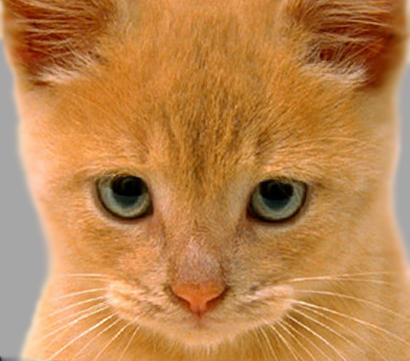
#> input picture Mini-project_1_ Hybrid images/Mini-project_1: Hybrid images/data/cat.bmp, 410 x 361 px
$ jupyter execute Untitled.ipynb
#> lines starting #> are read from the running program, lines starting #| are printed output that depends on the picture
[cell 1]
# Project Image Filtering and Hybrid Images Stencil Code
# Based on previous and current work
# by James Hays for CSCI 1430 @ Brown and
# CS 4495/6476 @ Georgia Tech
import numpy as np
from numpy import pi, exp, sqrt
from skimage import io, img_as_ubyte, img_as_float32
from skimage.transform import rescale

def my_imfilter(img: np.ndarray, kernal: np.ndarray):

    assert kernal.size//2 !=0
#     print(np.floor(kernal.shape[0]/2),np.floor(kernal.shape[1]/2))
    if np.size(img.shape) != 2 :
#     filtered = np.zeros((img.shape[0]+int(np.floor(kernal.shape[0]/2)) ,img.shape[1]+int(np.floor(kernal.shape[1]/2)), img.shape[2]))
        filtered = np.zeros((img.shape[0] ,img.shape[1], img.shape[2]))
        print(img.shape[2])
        for r in range( img.shape[2]):
            z = np.lib.pad(img[:,:,r] , (int(np.floor(kernal.shape[0]/2)),int(np.floor(kernal.shape[1]/2))), 'constant', constant_values=(0 ,0))
            print(z.shape)
            for i in range(int(np.floor(kernal.shape[0]/2)),img.shape[0]):
                for j in range(int(np.floor(kernal.shape[1]/2)),img.shape[1]):
                    filtered[i,j,r] = np.sum(np.multiply(kernal , z[i-int(np.floor(kernal.shape[0]/2)):i+int(np.floor(kernal.shape[0]/2))+1 , j-int(np.floor(kernal.shape[1]/2)):j+int(np.floor(kernal.shape[1]/2))+1]))


    else:

        filtered = np.zeros((img.shape[0]+int(np.floor(kernal.shape[0]/2)) ,img.shape[1]+int(np.floor(kernal.shape[1]/2))))
        z = np.lib.pad(img , (int(np.floor(kernal.shape[0]/2)),int(np.floor(kernal.shape[1]/2))), 'constant', constant_values=(0 ,0))
        for i in range(int(np.floor(kernal.shape[0]/2)),img.shape[0]):
            for j in range(int(np.floor(kernal.shape[1]/2)),img.shape[1]):
                filtered[i,j] =np.sum(np.multiply(kernal , z[i-int(np.floor(kernal.shape[0]/2)):i+int(np.floor(kernal.shape[0]/2))+1 , j-int(np.floor(kernal.shape[0]/2)):j+int(np.floor(kernal.shape[0]/2))+1]))
        #             [np.nonzero(filtered)]
    return  filtered

[cell 2]
def vis_hybrid_image(hybrid_image: np.ndarray):

    scales = 5
    scale_factor = 0.5
    padding = 5
    original_height = hybrid_image.shape[0]
    num_colors = 1 if hybrid_image.ndim == 2 else 3

    output = np.copy(hybrid_image)
    cur_image = np.copy(hybrid_image)
    for scale in range(2, scales+1):
        output = np.hstack((output, np.ones((original_height, padding, num_colors),
                                        dtype=np.float32)))
        # downsample image
        cur_image = rescale(cur_image, scale_factor, mode='reflect')
        # pad the top to append to the output
        pad = np.ones((original_height-cur_image.shape[0], cur_image.shape[1],num_colors), dtype=np.float32)
        tmp = np.vstack((pad, cur_image))
        output = np.hstack((output, tmp))
        return output

def load_image(path):
#> called with path = '../data/cat.bmp'
    return img_as_float32(io.imread(path))

def save_image(path, im):
    return io.imsave(path, img_as_ubyte(im.copy()))

[cell 3]
# Project Image Filtering and Hybrid Images - Tests on my_imfilter function
# Based on previous and current work
# by James Hays for CSCI 1430 @ Brown and
# CS 4495/6476 @ Georgia Tech
import os
from skimage.transform import rescale
import numpy as np
from numpy import pi, exp, sqrt
import matplotlib.pyplot as plt
# from helper import load_image, save_image, my_imfilter

resultsDir = '..' + os.sep + 'results'
if not os.path.exists( resultsDir ):
    os.mkdir( resultsDir )

test_image = load_image('../data/cat.bmp')
test_image = rescale(test_image, 0.7, mode='reflect' , multichannel = True)
#print(test_image.shape)

'''
Identity filter
This filter should do nothing regardless of the padding method you use.
'''
identity_filter = np.asarray([[0, 0, 0], [0, 1, 0], [0, 0, 0]], dtype=np.float32)
identity_image = my_imfilter(test_image, identity_filter)
#| 3
#> the loop in my_imfilter, `for r in range( img.shape[2]):` made 3 passes
#> pass 1, in my_imfilter, `z = np.lib.pad(img[:,:,r] , (int(np.floor(kernal.shape[0]/2)),int(np.f..`:
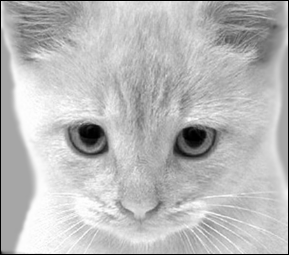
#> z: shape (255, 289) float32; min 0, max 1, mean 0.727
#> pass 3, in my_imfilter, `z = np.lib.pad(img[:,:,r] , (int(np.floor(kernal.shape[0]/2)),int(np.f..`:
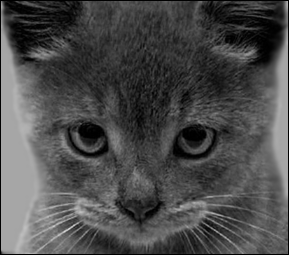
#> z: shape (255, 289) float32; min 0, max 0.845, mean 0.298
plt.imshow(identity_image)
done = save_image('../results/identity_image.jpg', identity_image)


'''
Small blur with a box filter
This filter should remove some high frequencies.
'''
blur_filter = np.ones((3, 3), dtype=np.float32)
blur_filter /= np.sum(blur_filter, dtype=np.float32)  # making the filter sum to 1
blur_image = my_imfilter(test_image, blur_filter)
#| 3
plt.imshow(blur_image)
done = save_image(resultsDir + os.sep + 'blur_image.jpg', blur_image)
#> call 2 of save_image, with path = '../results/blur_image.jpg'
#> in save_image (call 2), `return io.imsave(path, img_as_ubyte(im.copy()))`:
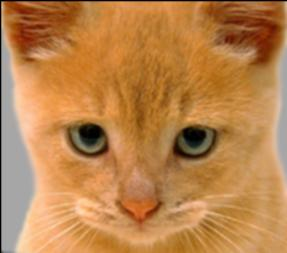
#> saved as blur_image.jpg: shape (253, 287, 3); mean R, G, B 186.3, 131, 76.1


'''
Large blur
This blur would be slow to do directly, so we instead use the fact that Gaussian blurs are separable and blur sequentially in each direction.
'''
# generate a gaussian kernel with any parameters of your choice. you may only in this case use a function
# from any library to generate the kernel such as: cv2.getGaussianKernel() then use the kernel to check your
# my_imfilter() implementation
# https://docs.opencv.org/2.4/modules/imgproc/doc/filtering.html#Mat%20getGaussianKernel(int%20ksize,%20double%20sigma,%20int%20ktype)

## Slow (naive) version of large blur
# import time
# large_blur_filter = np.dot(large_1d_blur_filter, large_1d_blur_filter.T)
# t = time.time()
# large_blur_image = my_imfilter(test_image, large_blur_filter);
# t = time.time() - t
# print('{:f} seconds'.format(t))
##

'''
Oriented filter (Sobel operator)
'''
sobel_filter = np.asarray([[-1, 0, 1], [-2, 0, 2], [-1, 0, 1]], dtype=np.float32)  # should respond to horizontal gradients
sobel_image = my_imfilter(test_image, sobel_filter)
#| 3
#> after the loop in my_imfilter (call 3), `for r in range( img.shape[2]):`:
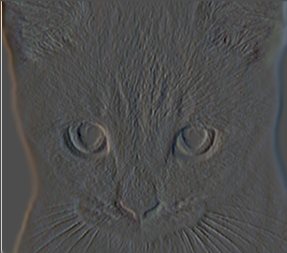
#> filtered: shape (253, 287, 3) float64; mean R, G, B 0.0112, 0.00917, 0.00724; drawn with min black and max white

# 0.5 added because the output image is centered around zero otherwise and mostly black
sobel_image = np.clip(sobel_image+0.5, 0.0, 1.0)
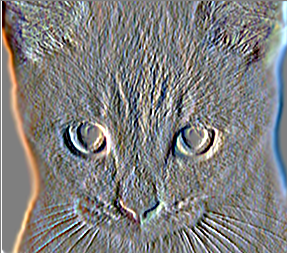
#> sobel_image: shape (253, 287, 3) float64; mean R, G, B 0.504, 0.502, 0.501
plt.imshow(sobel_image)
done = save_image(resultsDir + os.sep + 'sobel_image.jpg', sobel_image)
#> call 3 of save_image, with path = '../results/sobel_image.jpg'
#> in save_image (call 3), `return io.imsave(path, img_as_ubyte(im.copy()))`:
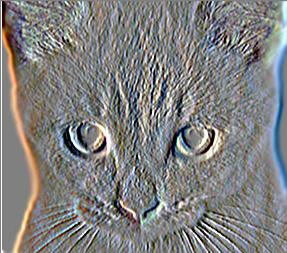
#> saved as sobel_image.jpg: shape (253, 287, 3); mean R, G, B 128.4, 128.1, 127.7


'''
High pass filter (discrete Laplacian)
'''
laplacian_filter = np.asarray([[0, 1, 0], [1, -4, 1], [0, 1, 0]], dtype=np.float32)
laplacian_image = my_imfilter(test_image, laplacian_filter)
#| 3
#> after the loop in my_imfilter (call 4), `for r in range( img.shape[2]):`:
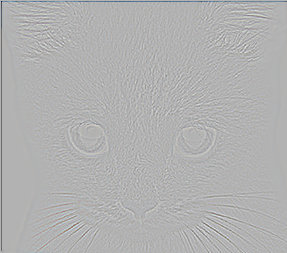
#> filtered: shape (253, 287, 3) float64; mean R, G, B -0.0052, -0.00408, -0.00307; drawn with min black and max white

# added because the output image is centered around zero otherwise and mostly black
laplacian_image = np.clip(laplacian_image+0.5, 0.0, 1.0)
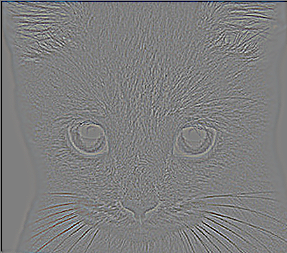
#> laplacian_image: shape (253, 287, 3) float64; mean R, G, B 0.496, 0.497, 0.498
plt.figure(); plt.imshow(laplacian_image)
done = save_image(resultsDir + os.sep + 'laplacian_image.jpg', laplacian_image)
#> call 4 of save_image, with path = '../results/laplacian_image.jpg'
#> in save_image (call 4), `return io.imsave(path, img_as_ubyte(im.copy()))`:
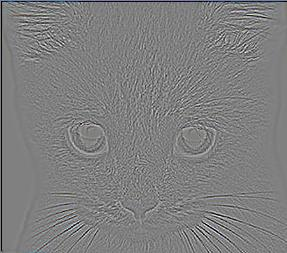
#> saved as laplacian_image.jpg: shape (253, 287, 3); mean R, G, B 126.6, 126.7, 126.9

# High pass "filter" alternative
high_pass_image = test_image - blur_image
high_pass_image = np.clip(high_pass_image+0.5, 0.0, 1.0)
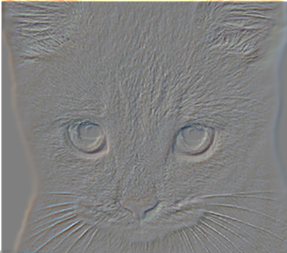
#> high_pass_image: shape (253, 287, 3) float64; mean R, G, B 0.506, 0.505, 0.504
plt.figure(); plt.imshow(high_pass_image)
done = save_image(resultsDir + os.sep + 'high_pass_image.jpg', high_pass_image)

$ run again, with Mini-project_1_ Hybrid images/Mini-project_1: Hybrid images/data/dog.bmp copied over Mini-project_1_ Hybrid images/Mini-project_1: Hybrid images/data/cat.bmp
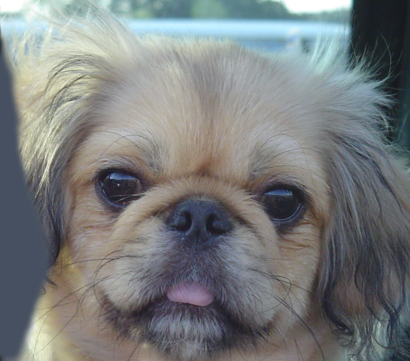
#> input picture Mini-project_1_ Hybrid images/Mini-project_1: Hybrid images/data/dog.bmp, 410 x 361 px
#| 3
#| 3
#| 3
#| 3
#> after the loop in my_imfilter (call 4), `for r in range( img.shape[2]):`:
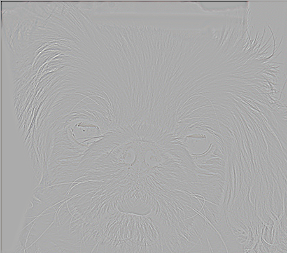
#> filtered: shape (253, 287, 3) float64; mean R, G, B -0.00349, -0.00395, -0.00412; drawn with min black and max white
#> `high_pass_image = np.clip(high_pass_image+0.5, 0.0, 1.0)`:
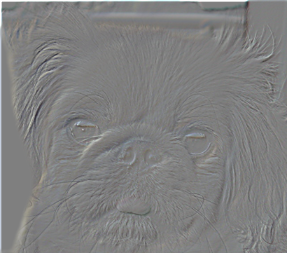
#> high_pass_image: shape (253, 287, 3) float64; mean R, G, B 0.503, 0.503, 0.503
